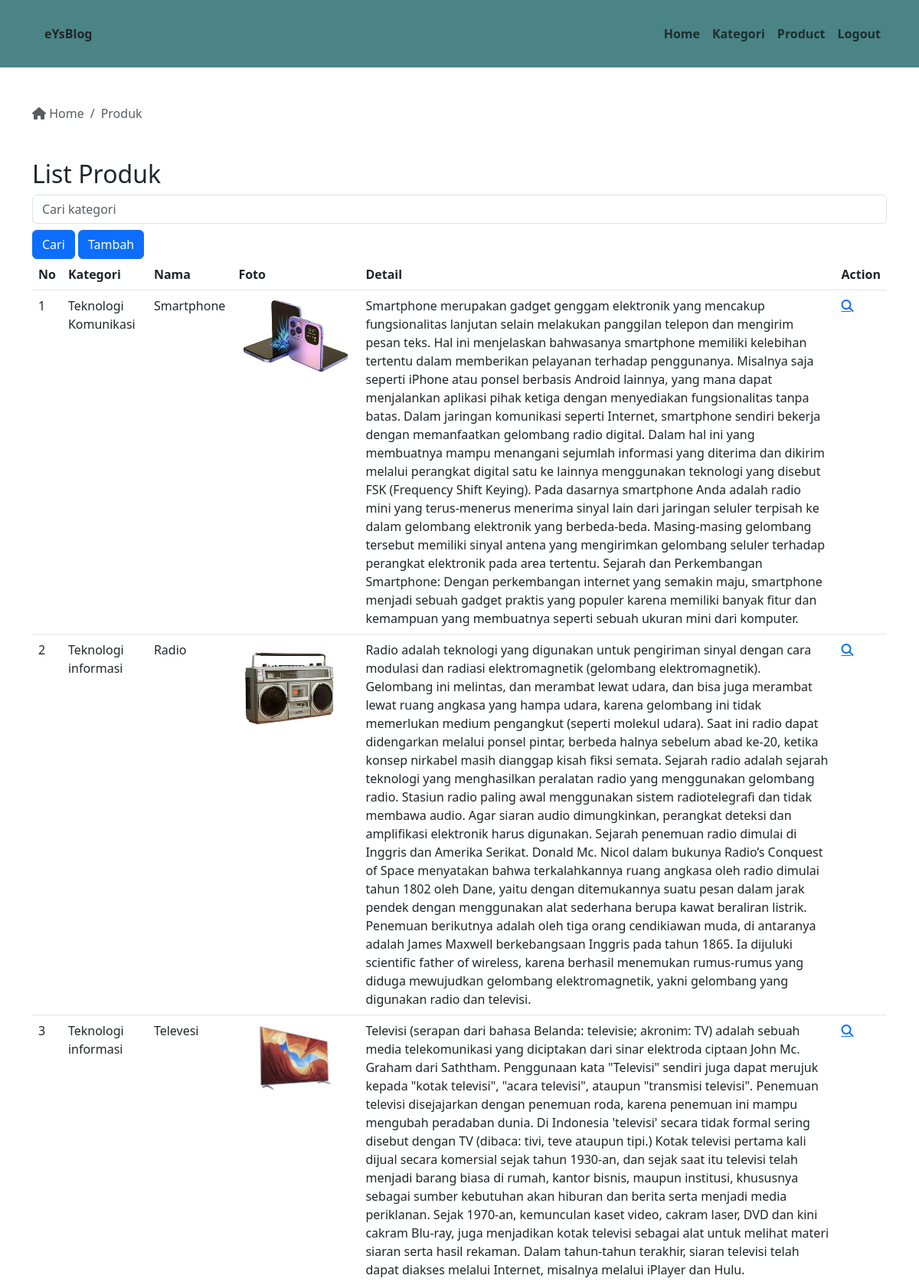
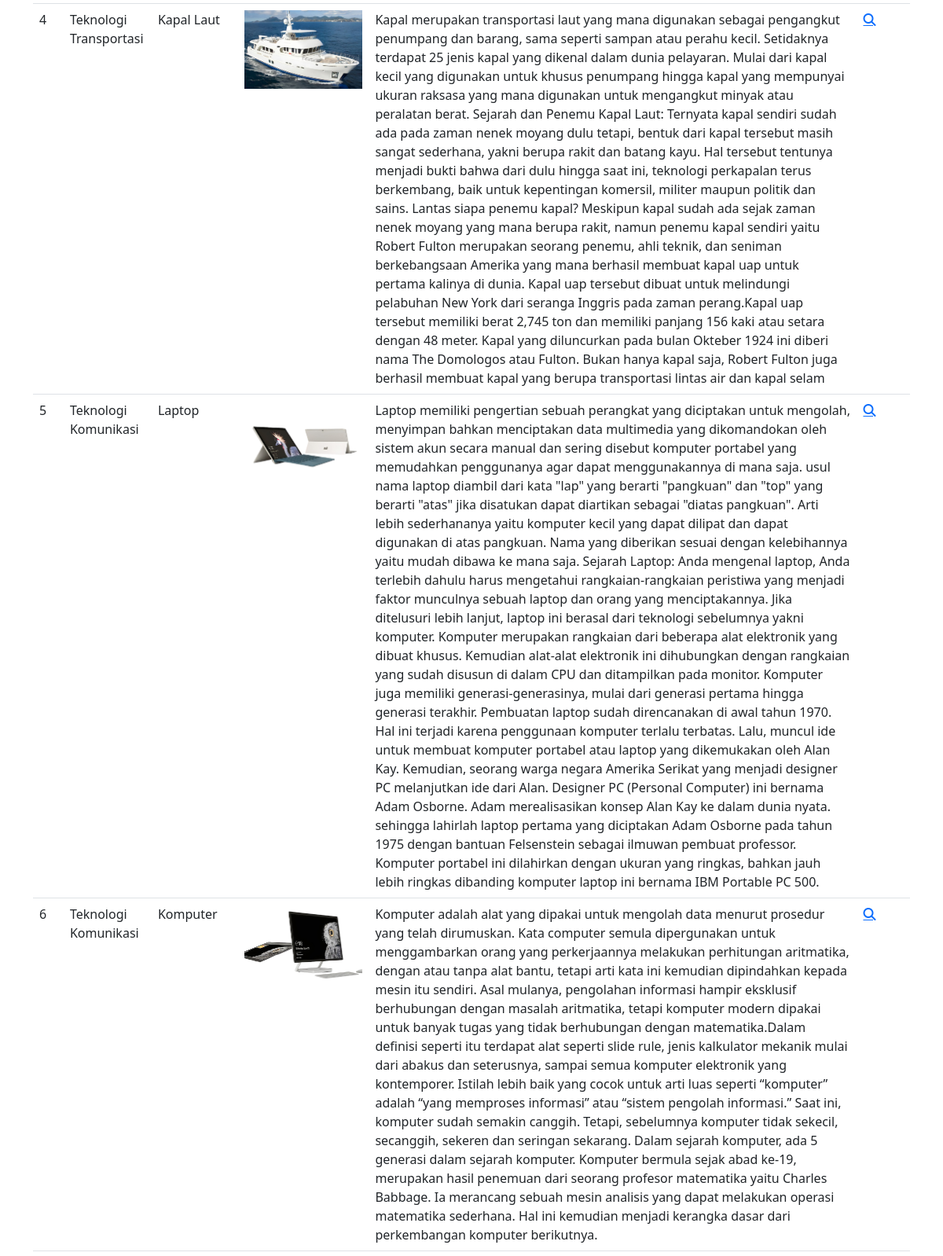
Page /adminpanel/produk.php (upper part) on the committed database (2 pictures, top to bottom).
### tables this page shows
CREATE TABLE `produk` (
  `id` int NOT NULL,
  `kategori_id` int NOT NULL,
  `nama` varchar(255) NOT NULL,
  `foto` varchar(255) DEFAULT NULL,
  `detail` text
);

CREATE TABLE `kategori` (
  `id` int NOT NULL,
  `nama` varchar(100) NOT NULL
);

### adminpanel/produk.php (the view, shortened to what this page needs)
<?php
include "koneksi.php";
$query = mysqli_query($conn, "SELECT a.*, b.nama AS nama_kategori FROM produk a JOIN kategori b ON kategori_id=b.id");
$jumlahProduk = mysqli_num_rows($query);
?>
<!DOCTYPE html>
<html lang="en">
<head>
    <link href="https://cdn.jsdelivr.net/npm/bootstrap@5.3.0-alpha3/dist/css/bootstrap.min.css" rel="stylesheet">
</head>
<body>
    <?php require "navbar.php"; ?>
    <div class="container mt-5">
        <nav aria-label="breadcrumb">
            <ol class="breadcrumb">
                <li class="breadcrumb-item active" aria-current="page">
                    <a href="admin.php" class="no-decoration text-muted">
                        <i class="fa-solid fa-house"></i> Home
                    </a>
                </li>
                <li class="breadcrumb-item active" aria-current="page">
                    Produk
                </li>
            </ol>
        </nav>
        <div class="mt-3 mb-5">
            <h2>List Produk</h2>
            <form id="search-form">
                <input type="text" id="search-input" name="search" placeholder="Cari kategori" class="form-control">
                <button type="submit" class="btn btn-primary mt-2">Cari</button>
                <a href="tambah-produk.php" class="btn btn-primary mt-2">Tambah</a>
            </form>
            <div class="table-responsive" id="produk-table">
                <div class="table-responsive">
                    <table class="table">
                        <thead>
                            <tr>
                                <th>No</th>
                                <th>Kategori</th>
                                <th>Nama</th>
                                <th>Foto</th>
                                <th>Detail</th>
                                <th>Action</th>
                            </tr>
                        </thead>
                        <tbody>
                            <?php
                            if ($jumlahProduk == 0) {
                            ?>
                                <tr>
                                    <td colspan=6 class="text-center">Data produk tidak tersedia</td>
                                </tr>
                                <?php
                            } else {
                                $jumlah = 1;
                                while ($data = mysqli_fetch_array($query)) {
                                ?>
                                    <tr>
                                        <td><?php echo $jumlah; ?></td>
                                        <td><?php echo $data['nama_kategori']; ?></td>
                                        <td><?php echo $data['nama']; ?></td>
                                        <td><img src="../assets/images/<?php echo $data['foto']; ?>" alt="" width="150px"></td>
                                        <td><?php echo $data['detail']; ?></td>
                                        <td>
                                            <a href="kategori-detail.php?id=<?php echo $data['id']; ?>" class="fas fa-search"></a>
                                        </td>
                                    </tr>
                            <?php
                                    $jumlah++;
                                }
                            }
                            ?>
                        </tbody>
                    </table>
                </div>
            </div>
        </div>
    </div>
</body>
</html>

### adminpanel/produk.php (style rules this page uses)
.no-decoration { text-decoration: none; }

### rows in the picture
produk: kategori.nama "Teknologi Komunikasi", nama "Smartphone", foto (picture), detail "Smartphone merupakan gadget genggam elektronik yang mencakup fungsionalitas lanjutan selain melakukan panggilan telepon dan mengirim pesan teks. Hal ini menjelaskan bahwasanya smartphone memiliki kelebihan tertentu dalam memberikan pelayanan terhadap penggunanya. Misalnya saja seperti iPhone atau ponsel berbasis Android lainnya, yang mana dapat menjalankan aplikasi pihak ketiga dengan menyediakan fungsionalitas tanpa batas. Dalam jaringan komunikasi seperti Internet, smartphone sendiri bekerja dengan memanfaatkan gelombang radio digital. Dalam hal ini yang membuatnya mampu menangani sejumlah informasi yang diterima dan dikirim melalui perangkat digital satu ke lainnya menggunakan teknologi…"
produk: kategori.nama "Teknologi informasi", nama "Radio", foto (picture), detail "Radio adalah teknologi yang digunakan untuk pengiriman sinyal dengan cara modulasi dan radiasi elektromagnetik (gelombang elektromagnetik). Gelombang ini melintas, dan merambat lewat udara, dan bisa juga merambat lewat ruang angkasa yang hampa udara, karena gelombang ini tidak memerlukan medium pengangkut (seperti molekul udara). Saat ini radio dapat didengarkan melalui ponsel pintar, berbeda halnya sebelum abad ke-20, ketika konsep nirkabel masih dianggap kisah fiksi semata. Sejarah radio adalah sejarah teknologi yang menghasilkan peralatan radio yang menggunakan gelombang radio. Stasiun radio paling awal menggunakan sistem radiotelegrafi dan tidak membawa audio. Agar siaran audio…"
produk: kategori.nama "Teknologi informasi", nama "Televesi", foto (picture), detail "Televisi (serapan dari bahasa Belanda: televisie; akronim: TV) adalah sebuah media telekomunikasi yang diciptakan dari sinar elektroda ciptaan John Mc. Graham dari Saththam. Penggunaan kata \"Televisi\" sendiri juga dapat merujuk kepada \"kotak televisi\", \"acara televisi\", ataupun \"transmisi televisi\". Penemuan televisi disejajarkan dengan penemuan roda, karena penemuan ini mampu mengubah peradaban dunia. Di Indonesia 'televisi' secara tidak formal sering disebut dengan TV (dibaca: tivi, teve ataupun tipi.) Kotak televisi pertama kali dijual secara komersial sejak tahun 1930-an, dan sejak saat itu televisi telah menjadi barang biasa di rumah, kantor bisnis, maupun institusi, khususnya sebagai…"
produk: kategori.nama "Teknologi Transportasi", nama "Kapal Laut", foto (picture), detail "Kapal merupakan transportasi laut yang mana digunakan sebagai pengangkut penumpang dan barang, sama seperti sampan atau perahu kecil. Setidaknya terdapat 25 jenis kapal yang dikenal dalam dunia pelayaran. Mulai dari kapal kecil yang digunakan untuk khusus penumpang hingga kapal yang mempunyai ukuran raksasa yang mana digunakan untuk mengangkut minyak atau peralatan berat. Sejarah dan Penemu Kapal Laut: Ternyata kapal sendiri sudah ada pada zaman nenek moyang dulu tetapi, bentuk dari kapal tersebut masih sangat sederhana, yakni berupa rakit dan batang kayu. Hal tersebut tentunya menjadi bukti bahwa dari dulu hingga saat ini, teknologi perkapalan terus berkembang, baik untuk kepentingan…"
produk: kategori.nama "Teknologi Komunikasi", nama "Laptop", foto (picture), detail "Laptop memiliki pengertian sebuah perangkat yang diciptakan untuk mengolah, menyimpan bahkan menciptakan data multimedia yang dikomandokan oleh sistem akun secara manual dan sering disebut komputer portabel yang memudahkan penggunanya agar dapat menggunakannya di mana saja. usul nama laptop diambil dari kata \"lap\" yang berarti \"pangkuan\" dan \"top\" yang berarti \"atas\" jika disatukan dapat diartikan sebagai \"diatas pangkuan\". Arti lebih sederhananya yaitu komputer kecil yang dapat dilipat dan dapat digunakan di atas pangkuan. Nama yang diberikan sesuai dengan kelebihannya yaitu mudah dibawa ke mana saja. Sejarah Laptop: Anda mengenal laptop, Anda terlebih dahulu harus mengetahui…"
produk: kategori.nama "Teknologi Komunikasi", nama "Komputer", foto (picture), detail "Komputer adalah alat yang dipakai untuk mengolah data menurut prosedur yang telah dirumuskan. Kata computer semula dipergunakan untuk menggambarkan orang yang perkerjaannya melakukan perhitungan aritmatika, dengan atau tanpa alat bantu, tetapi arti kata ini kemudian dipindahkan kepada mesin itu sendiri. Asal mulanya, pengolahan informasi hampir eksklusif berhubungan dengan masalah aritmatika, tetapi komputer modern dipakai untuk banyak tugas yang tidak berhubungan dengan matematika.Dalam definisi seperti itu terdapat alat seperti slide rule, jenis kalkulator mekanik mulai dari abakus dan seterusnya, sampai semua komputer elektronik yang kontemporer. Istilah lebih baik yang cocok untuk arti…"
